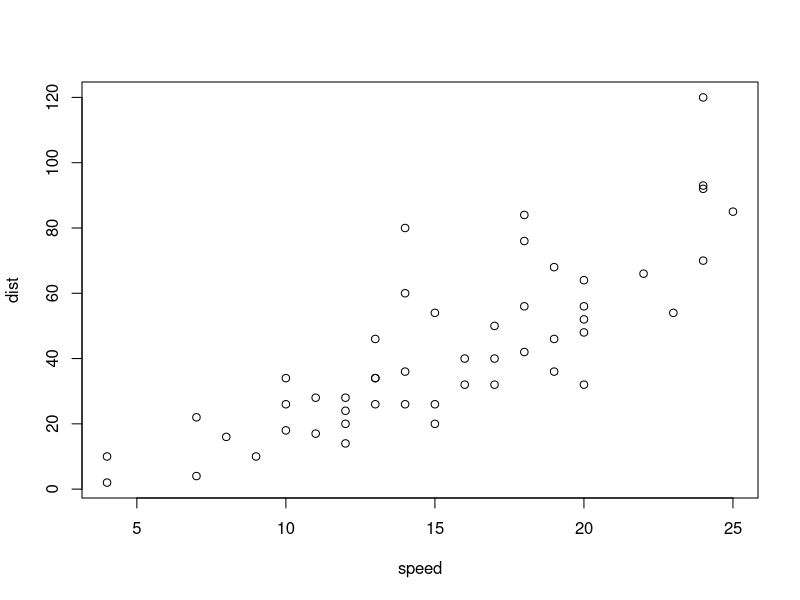
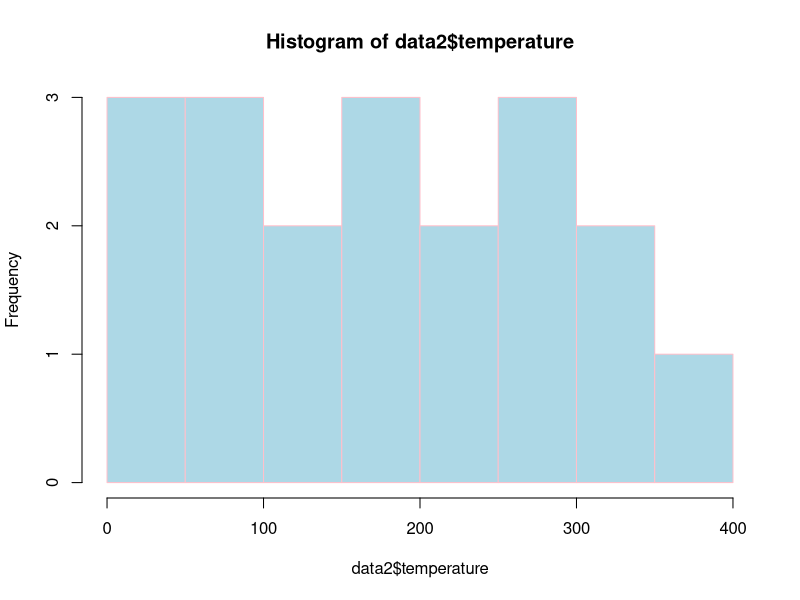
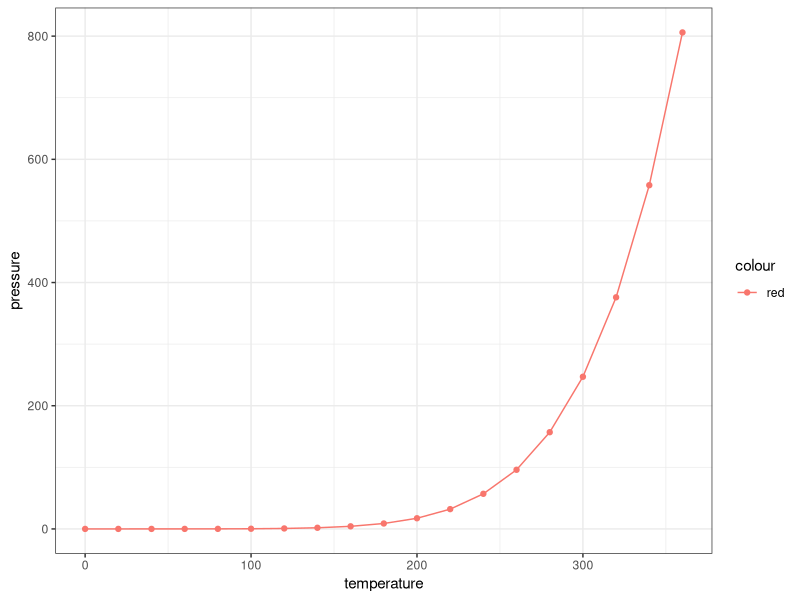
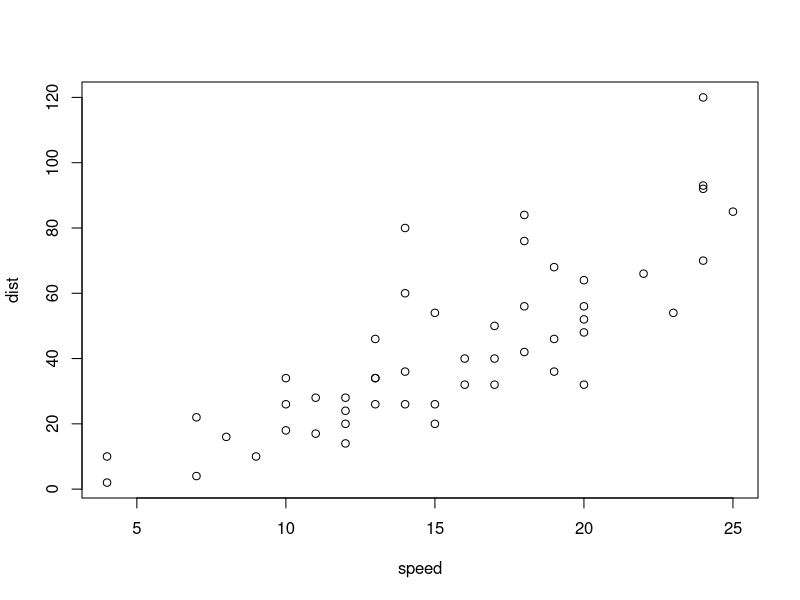
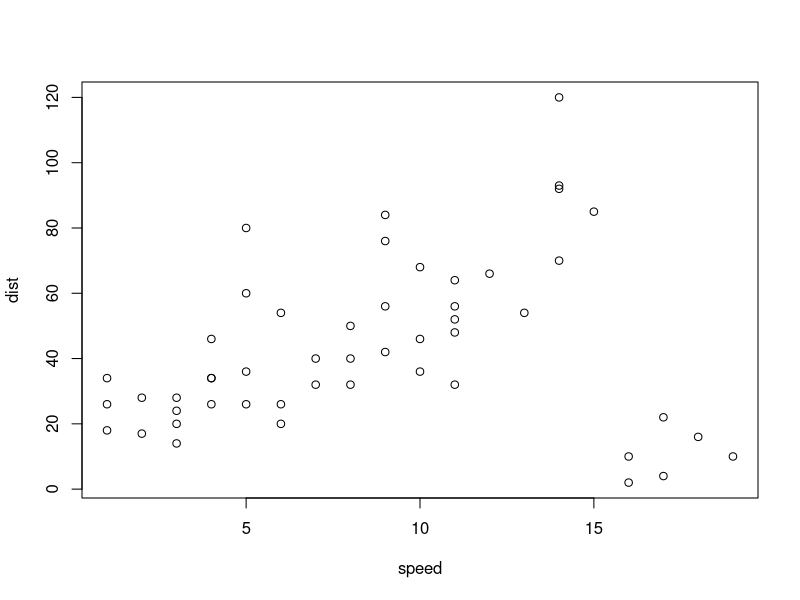

R code for these plots, in order:
## ---- chunk 1
library(ggplot2)
## ---- chunk 2
data <- cars
summary(data)
plot(data)
## ---- chunk 3
data2 <- pressure
head(data2)
result <- lm(data2, formula = pressure ~ temperature)
summary(result)

# this is a base function (no external library needed)
hist(data2$temperature, col = "lightblue", border = "pink")

# this is using ggplot2 library (does not work if ggplot2 is not loaded)
ggplot(data=data2, aes(x=temperature, y=pressure, color="red")) + geom_point() + geom_line() + theme_bw()

## ---- chunk 4
typeof(data$speed)

data$speed <- as.integer(data$speed)
data$speed <- as.character(data$speed)
data$speed <- as.factor(data$speed)
data$speed <- as.numeric(data$speed)

plot(cars)
plot(data)

